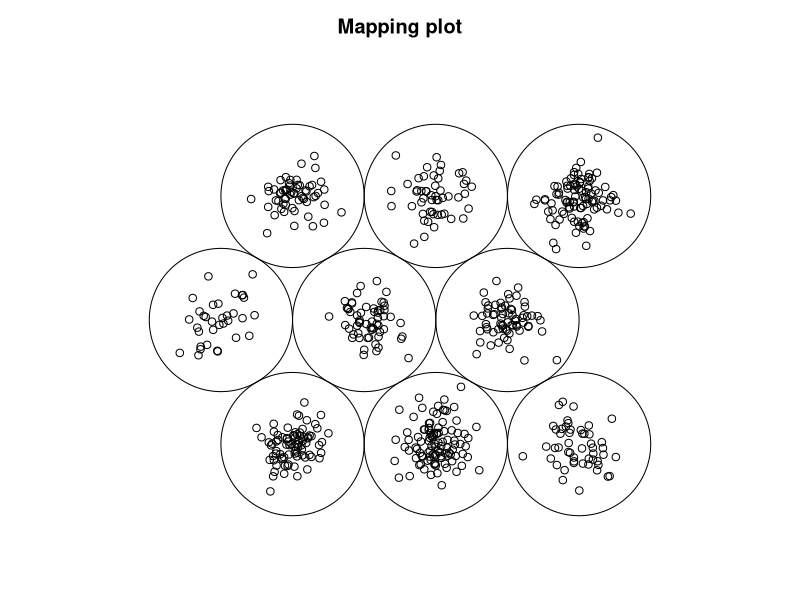
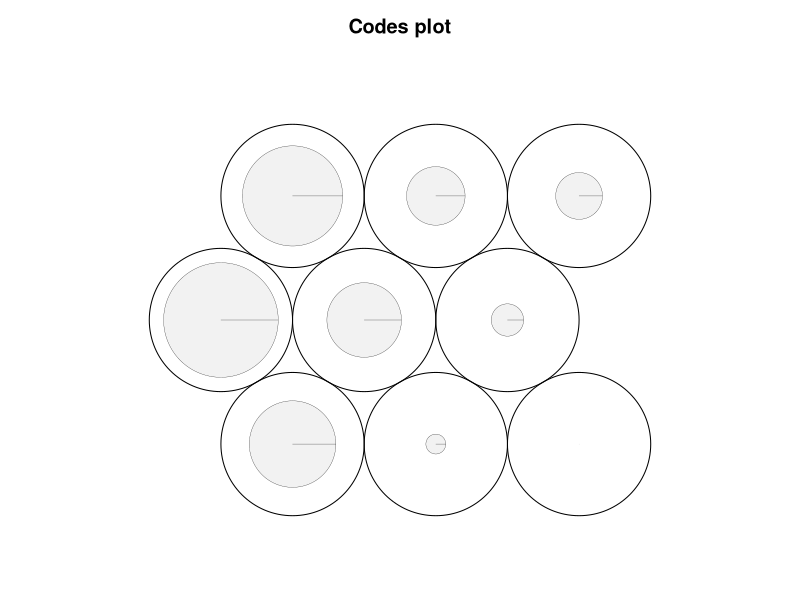
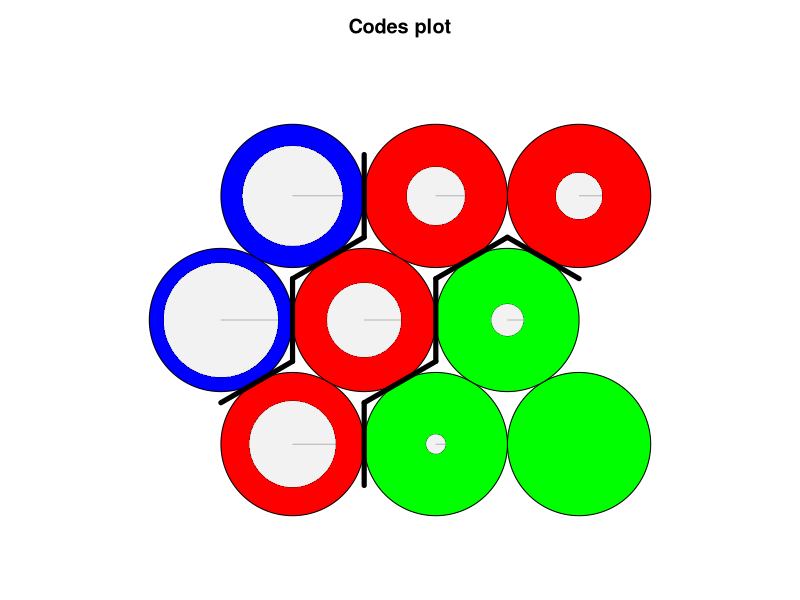

The R source for these figures, in order:
## ---- chunk 1
knitr::opts_chunk$set(echo = TRUE)
## ---- chunk 2
library(kohonen)
## ---- chunk 3
iris3
## ---- chunk 4
data(iris3)
head(iris3)
## ---- chunk 5
dim(iris3)
## ---- chunk 6
scale(iris3)
head(scale(iris3))
## ---- chunk 7
swiss = as.matrix(iris3)
## ---- chunk 8
som.iris3 = som(scale(iris3), grid = somgrid(xdim = 3, ydim = 3, topo = "hexagonal"))
plot(som.iris3, type = "mapping")
## ---- chunk 9
som.iris3$grid$pts
## ---- chunk 10
som.iris3$unit.classif
## ---- chunk 11
plot(som.iris3)
## ---- chunk 12
som.iris3$codes[[1]]
## ---- chunk 13
dist(som.iris3$codes[[1]])
## ---- chunk 14
hclust(dist(som.iris3$codes[[1]]))
## ---- chunk 15
peta = cutree(hclust(dist(som.iris3$codes[[1]])), 3)
plot(som.iris3, type = "codes", bgcol = rainbow(3)[peta])
add.cluster.boundaries(som.iris3, peta)
